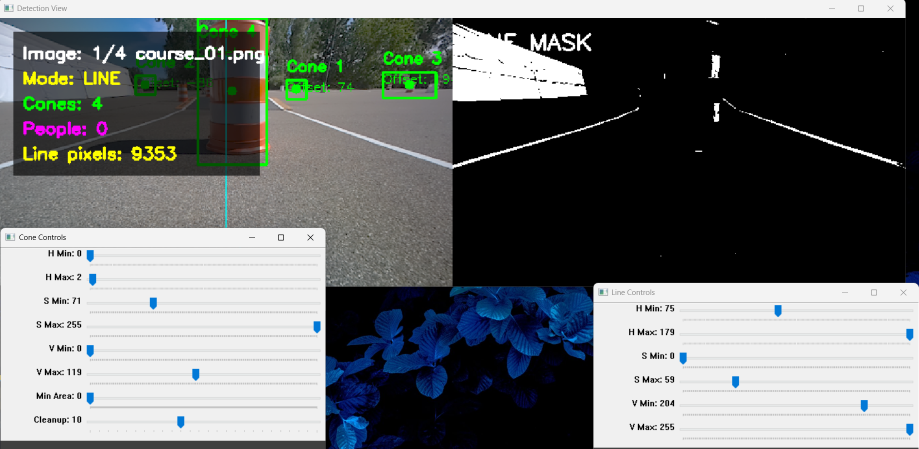
#> input picture image_thresholding/cone_detection_3.png, 1837 x 897 px, given as the content of the folder C:/Perception_Mentorship_AVL/submissions/day_3, which was not available (shown at 1/2 size)
$ python vision_tuner_person_v4.py
#> lines starting #> are read from the running program, lines starting #| are printed output that depends on the picture; after the words box and inside, x2 and y2 are one past the last pixel; in counts of white or black regions, pixels touching at a corner belong together; pictures that were not available may be replaced by others from this repository, and a replacement may not be noted
import cv2
import os
import glob
import json
import numpy as np

# ---------- SETTINGS ----------
IMAGE_FOLDER = r"C:\Perception_Mentorship_AVL\submissions\day_3"
SAVE_FILE = "saved_thresholds_v4.json"

IMAGE_EXTENSIONS = ["*.jpg", "*.jpeg", "*.png", "*.bmp"]

DEFAULT_SETTINGS = {
    "line_h_min": 0,
    "line_h_max": 179,
    "line_s_min": 0,
    "line_s_max": 80,
    "line_v_min": 170,
    "line_v_max": 255,

    "cone_h_min": 0,
    "cone_h_max": 7,
    "cone_s_min": 73,
    "cone_s_max": 255,
    "cone_v_min": 0,
    "cone_v_max": 123,

    "min_cone_area": 478,
    "cone_cleanup": 12,

    "show_labels": 1,
    "show_cones": 1,
    "show_people": 1,
    "show_center_line": 1,
}

def load_settings():
    if os.path.exists(SAVE_FILE):
        try:
            with open(SAVE_FILE, "r") as file:
                loaded = json.load(file)
                settings = DEFAULT_SETTINGS.copy()
                settings.update(loaded)
                print("Loaded previous settings from", SAVE_FILE)
                return settings
        except:
            print("Could not load settings. Using defaults.")

    return DEFAULT_SETTINGS.copy()

def save_settings(settings):
    with open(SAVE_FILE, "w") as file:
        json.dump(settings, file, indent=4)

    print("Saved settings to", SAVE_FILE)

def nothing(x):
    pass

def draw_text_box(image, lines, x=15, y=15):
    box_width = 260
    line_height = 28
    padding = 10
    box_height = padding * 2 + line_height * len(lines)

    overlay = image.copy()

    cv2.rectangle(
        overlay,
        (x, y),
        (x + box_width, y + box_height),
        (0, 0, 0),
        -1
    )

    cv2.addWeighted(overlay, 0.65, image, 0.35, 0, image)

    current_y = y + padding + 20

    for text, color in lines:
        cv2.putText(
            image,
            text,
            (x + padding, current_y),
            cv2.FONT_HERSHEY_SIMPLEX,
            0.6,
            color,
            2
        )
        current_y += line_height

def draw_clean_label(image, title, offset_text, x, y, color):
    label_y = max(y - 10, 20)

    cv2.putText(
        image,
        title,
        (x, label_y),
        cv2.FONT_HERSHEY_SIMPLEX,
        0.55,
        color,
        2
    )

    cv2.putText(
        image,
        offset_text,
        (x, label_y + 22),
        cv2.FONT_HERSHEY_SIMPLEX,
        0.45,
        color,
        1
    )

# ---------- LOAD SETTINGS ----------
settings = load_settings()

# ---------- LOAD IMAGES ----------
image_paths = []

for ext in IMAGE_EXTENSIONS:
    image_paths.extend(glob.glob(os.path.join(IMAGE_FOLDER, ext)))

image_paths.sort()

if len(image_paths) == 0:
    print("No images found.")
    print("Check IMAGE_FOLDER:", IMAGE_FOLDER)
    exit()

current_index = 0
mode = "line"

# ---------- PERSON DETECTOR ----------
hog = cv2.HOGDescriptor()
hog.setSVMDetector(cv2.HOGDescriptor_getDefaultPeopleDetector())

# ---------- WINDOWS ----------
cv2.namedWindow("Detection View", cv2.WINDOW_NORMAL)
cv2.namedWindow("Line Controls", cv2.WINDOW_NORMAL)
cv2.namedWindow("Cone Controls", cv2.WINDOW_NORMAL)

cv2.resizeWindow("Detection View", 1450, 800)
cv2.resizeWindow("Line Controls", 520, 350)
cv2.resizeWindow("Cone Controls", 520, 450)

cv2.moveWindow("Detection View", 560, 40)
cv2.moveWindow("Line Controls", 20, 40)
cv2.moveWindow("Cone Controls", 20, 430)

# ---------- LINE TRACKBARS ----------
cv2.createTrackbar("H Min", "Line Controls", settings["line_h_min"], 179, nothing)
cv2.createTrackbar("H Max", "Line Controls", settings["line_h_max"], 179, nothing)
cv2.createTrackbar("S Min", "Line Controls", settings["line_s_min"], 255, nothing)
cv2.createTrackbar("S Max", "Line Controls", settings["line_s_max"], 255, nothing)
cv2.createTrackbar("V Min", "Line Controls", settings["line_v_min"], 255, nothing)
cv2.createTrackbar("V Max", "Line Controls", settings["line_v_max"], 255, nothing)

# ---------- CONE TRACKBARS ----------
cv2.createTrackbar("H Min", "Cone Controls", settings["cone_h_min"], 179, nothing)
cv2.createTrackbar("H Max", "Cone Controls", settings["cone_h_max"], 179, nothing)
cv2.createTrackbar("S Min", "Cone Controls", settings["cone_s_min"], 255, nothing)
cv2.createTrackbar("S Max", "Cone Controls", settings["cone_s_max"], 255, nothing)
cv2.createTrackbar("V Min", "Cone Controls", settings["cone_v_min"], 255, nothing)
cv2.createTrackbar("V Max", "Cone Controls", settings["cone_v_max"], 255, nothing)
cv2.createTrackbar("Min Area", "Cone Controls", settings["min_cone_area"], 10000, nothing)
cv2.createTrackbar("Cleanup", "Cone Controls", settings["cone_cleanup"], 25, nothing)

print("Controls:")
print("A / Left Arrow  = previous image")
print("D / Right Arrow = next image")
print("M               = switch LINE/CONE mask")
print("L               = show/hide labels")
print("C               = show/hide cones")
print("P               = show/hide people")
print("X               = show/hide center line")
print("S               = save settings")
print("Q / ESC         = quit")

while True:
    image_path = image_paths[current_index]
    image = cv2.imread(image_path)
#> image is the input picture: shape (897, 1837, 3); mean B, G, R 112.1, 112, 108.6

    if image is None:
        print("Could not read:", image_path)
        current_index = (current_index + 1) % len(image_paths)
        continue

    max_width = 720
    original_h, original_w = image.shape[:2]
#> original_h = 897; original_w = 1837

    if original_w > max_width:
        scale = max_width / original_w
#> scale = 0.392
        image = cv2.resize(image, (int(original_w * scale), int(original_h * scale)))
#> image: shape (351, 720, 3)

    image_h, image_w = image.shape[:2]
#> image_h = 351; image_w = 720
    image_center_x = image_w // 2
#> image_center_x = 360

    hsv = cv2.cvtColor(image, cv2.COLOR_BGR2HSV)
#> hsv: shape (351, 720, 3); mean H, S, V 23, 30.9, 116.5

    # ---------- READ SLIDERS ----------
    settings["line_h_min"] = cv2.getTrackbarPos("H Min", "Line Controls")
    settings["line_h_max"] = cv2.getTrackbarPos("H Max", "Line Controls")
    settings["line_s_min"] = cv2.getTrackbarPos("S Min", "Line Controls")
    settings["line_s_max"] = cv2.getTrackbarPos("S Max", "Line Controls")
    settings["line_v_min"] = cv2.getTrackbarPos("V Min", "Line Controls")
    settings["line_v_max"] = cv2.getTrackbarPos("V Max", "Line Controls")

    settings["cone_h_min"] = cv2.getTrackbarPos("H Min", "Cone Controls")
    settings["cone_h_max"] = cv2.getTrackbarPos("H Max", "Cone Controls")
    settings["cone_s_min"] = cv2.getTrackbarPos("S Min", "Cone Controls")
    settings["cone_s_max"] = cv2.getTrackbarPos("S Max", "Cone Controls")
    settings["cone_v_min"] = cv2.getTrackbarPos("V Min", "Cone Controls")
    settings["cone_v_max"] = cv2.getTrackbarPos("V Max", "Cone Controls")
    settings["min_cone_area"] = cv2.getTrackbarPos("Min Area", "Cone Controls")
    settings["cone_cleanup"] = cv2.getTrackbarPos("Cleanup", "Cone Controls")

    cleanup_size = settings["cone_cleanup"]

    if cleanup_size < 1:
        cleanup_size = 1

    if cleanup_size % 2 == 0:
        cleanup_size += 1

    # ---------- LINE MASK ----------
    line_lower = np.array([
        settings["line_h_min"],
        settings["line_s_min"],
        settings["line_v_min"]
    ])

    line_upper = np.array([
        settings["line_h_max"],
        settings["line_s_max"],
        settings["line_v_max"]
    ])

    line_mask = cv2.inRange(hsv, line_lower, line_upper)
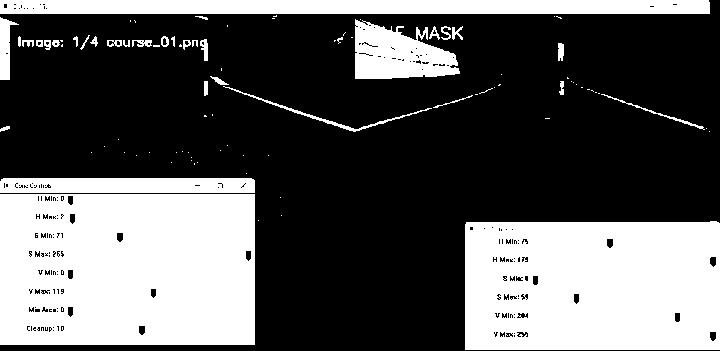
#> line_mask: shape (351, 720); 35.7% white; 94 white regions (60 under 20 px), largest, box (x1, y1, x2, y2) and area: (0, 194, 255, 345) 37617, (465, 221, 720, 350) 31901, (0, 0, 710, 14) 9900
    line_pixels = cv2.countNonZero(line_mask)
#> line_pixels = 90233

    # ---------- CONE MASK ----------
    cone_lower = np.array([
        settings["cone_h_min"],
        settings["cone_s_min"],
        settings["cone_v_min"]
    ])

    cone_upper = np.array([
        settings["cone_h_max"],
        settings["cone_s_max"],
        settings["cone_v_max"]
    ])

    cone_mask = cv2.inRange(hsv, cone_lower, cone_upper)
#> cone_mask: shape (351, 720); 0.61% white; 165 white regions (156 under 20 px), largest, box (x1, y1, x2, y2) and area: (178, 96, 204, 122) 513, (162, 96, 177, 121) 261, (178, 16, 197, 41) 253

    kernel = np.ones((cleanup_size, cleanup_size), np.uint8)

    cone_mask = cv2.morphologyEx(cone_mask, cv2.MORPH_CLOSE, kernel, iterations=3)
#> cone_mask: shape (351, 720); 6.6% white; 7 white regions (5 under 20 px), largest, box (x1, y1, x2, y2) and area: (256, 225, 464, 351) 11785, (140, 0, 212, 122) 4789
    cone_mask = cv2.dilate(cone_mask, kernel, iterations=2)
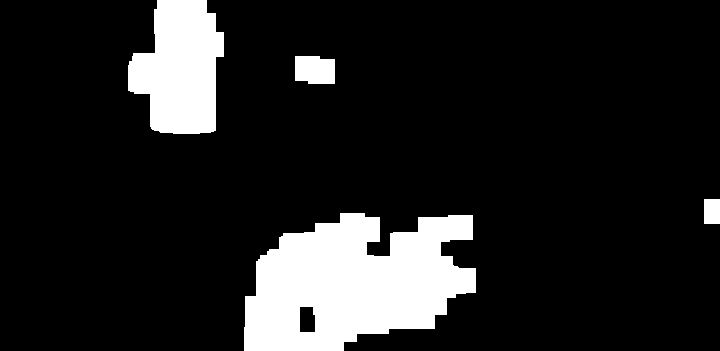
#> cone_mask: shape (351, 720); 13.3% white; 4 white regions

    output = image.copy()

    # ---------- CENTER LINE ----------
    if settings["show_center_line"] == 1:
        cv2.line(
            output,
            (image_center_x, 0),
            (image_center_x, image_h),
            (255, 255, 0),
            1
        )
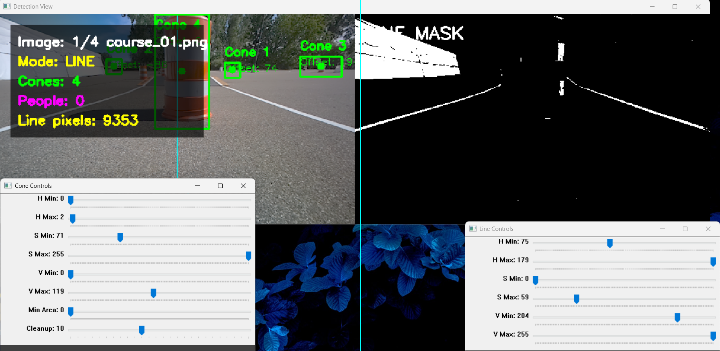
#> output: shape (351, 720, 3); mean B, G, R 112.2, 112.2, 108.4

    # ---------- CONE DETECTION ----------
    contours, _ = cv2.findContours(
        cone_mask,
        cv2.RETR_EXTERNAL,
        cv2.CHAIN_APPROX_SIMPLE
    )
#> contours = 4 contours; box (x1, y1, x2, y2) and area: (244, 213, 476, 351) 22671, (128, 0, 224, 134) 9226, (295, 56, 335, 84) 970, (704, 199, 720, 224) 360

    cone_count = 0

    if settings["show_cones"] == 1:
        for contour in contours:
            area = cv2.contourArea(contour)

            if area >= settings["min_cone_area"]:
                x, y, box_w, box_h = cv2.boundingRect(contour)

                cone_count += 1

                center_x = x + box_w // 2
                center_y = y + box_h // 2
                offset_x = center_x - image_center_x

                cv2.rectangle(
                    output,
                    (x, y),
                    (x + box_w, y + box_h),
                    (0, 255, 0),
                    2
                )

                cv2.circle(output, (center_x, center_y), 5, (0, 255, 0), -1)

                if settings["show_labels"] == 1:
                    draw_clean_label(
                        output,
                        f"Cone {cone_count}",
                        f"Offset: {offset_x}",
                        x,
                        y,
                        (0, 255, 0)
                    )
#> this loop made 4 passes
#> (area, x, y, box_w, box_h, center_x, center_y, offset_x) on passes 1, 3, 4: (22671, 244, 213, 232, 138, 360, 282, 0), (970, 295, 56, 40, 28, 315, 70, -45), (9225.5, 128, 0, 96, 134, 176, 67, -184)
#> (contour, area) on pass 2: ([[704, 199], [704, 223], [719, 223], [719, 199]], 360)
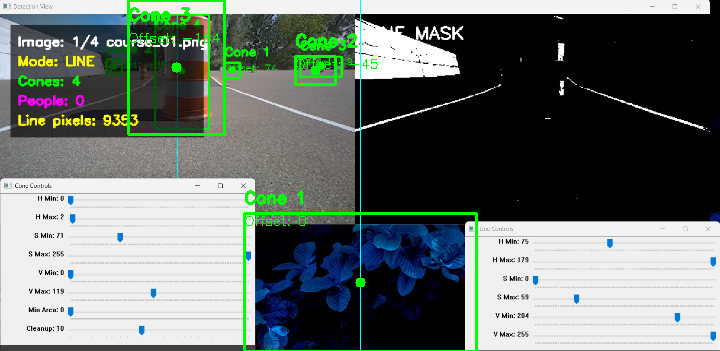
#> output: shape (351, 720, 3); 2.04% of pixels changed, all inside (x1, y1, x2, y2) = (127, 0, 478, 351)
#> after the loop, cone_count = 3

    # ---------- IMPROVED PERSON DETECTION ----------
    person_count = 0

    if settings["show_people"] == 1:
        # Enlarge image so small/far people are easier to detect
        person_scale = 1.5
        person_image = cv2.resize(image, None, fx=person_scale, fy=person_scale)

        people, weights = hog.detectMultiScale(
            person_image,
            winStride=(4, 4),
            padding=(8, 8),
            scale=1.03
        )
#> people = [[26, 219, 67, 134], [724, 333, 70, 139], [572, 331, 89, 178], [46, 274, 68, 135], [15, 357, 67, 135], [750, 366, 67, 133], [34, 301, 68, 136], [87, 24, 100, 199]]; weights = [0.504, 0.652, 1.38, 0.308, 0.471, 0.429, 0.245, 0.534]

        for (x, y, box_w, box_h) in people:
            # Convert coordinates back to original image size
            x = int(x / person_scale)
            y = int(y / person_scale)
            box_w = int(box_w / person_scale)
            box_h = int(box_h / person_scale)

            person_count += 1

            center_x = x + box_w // 2
            offset_x = center_x - image_center_x

            cv2.rectangle(
                output,
                (x, y),
                (x + box_w, y + box_h),
                (255, 0, 255),
                2
            )

            if settings["show_labels"] == 1:
                draw_clean_label(
                    output,
                    f"Person {person_count}",
                    f"Offset: {offset_x}",
                    x,
                    y,
                    (255, 0, 255)
                )
#> this loop made 8 passes
#> (x, y, box_w, box_h, center_x, offset_x, label_y in draw_clean_label) on passes 1 to 8: (17, 146, 44, 89, 39, -321, 136), (482, 222, 46, 92, 505, 145, 212), (381, 220, 59, 118, 410, 50, 210), (30, 182, 45, 90, 52, -308, 172), (10, 238, 44, 90, 32, -328, 228), (500, 244, 44, 88, 522, 162, 234), (22, 200, 45, 90, 44, -316, 190), (58, 16, 66, 132, 91, -269, 20)
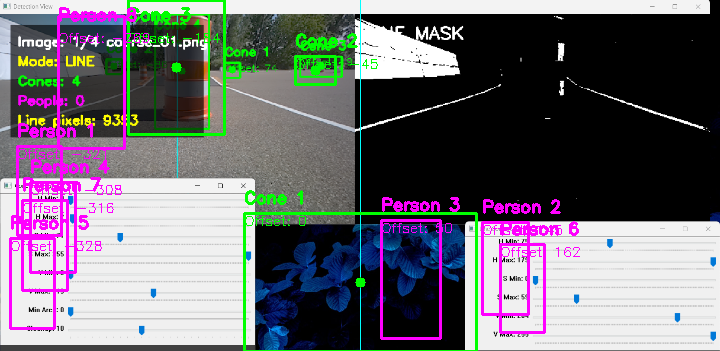
#> output: shape (351, 720, 3); 4.68% of pixels changed, all inside (x1, y1, x2, y2) = (9, 7, 580, 340)
#> after the loop, person_count = 8

    # ---------- INFO BOX ----------
    if settings["show_labels"] == 1:
        filename = os.path.basename(image_path)

        info_lines = [
            (f"Image: {current_index + 1}/{len(image_paths)} {filename}", (255, 255, 255)),
            (f"Mode: {mode.upper()}", (0, 255, 255)),
            (f"Cones: {cone_count}", (0, 255, 0)),
            (f"People: {person_count}", (255, 0, 255)),
            (f"Line pixels: {line_pixels}", (0, 255, 255)),
        ]
#> info_lines = [('Image: 1/1 cone_detection_3.png', (255, 255, 255)), ('Mode: LINE', (0, 255, 255)), ('Cones: 3', (0, 255, 0)), ('People: 8', (255, 0, 255)), ('Line pixels: 90233', (0, 255, 255))]

        draw_text_box(output, info_lines)
#> in draw_text_box, `box_height = padding * 2 + line_height * len(lines)`: box_height = 160
#> in draw_text_box, `cv2.rectangle( overlay, (x, y), (x + box_width, y + box_height), (0, 0..`: overlay: shape (351, 720, 3); 16.63% of pixels changed, all inside (x1, y1, x2, y2) = (15, 15, 276, 176)
#> the loop in draw_text_box, `for text, color in lines:` made 5 passes
#> (text, color, current_y) on passes 1 to 5: ('Image: 1/1 cone_detection_3.png', (255, 255, 255), 73), ('Mode: LINE', (0, 255, 255), 101), ('Cones: 3', (0, 255, 0), 129), ('People: 8', (255, 0, 255), 157), ('Line pixels: 90233', (0, 255, 255), 185)
#> after the loop in draw_text_box, `for text, color in lines:`:
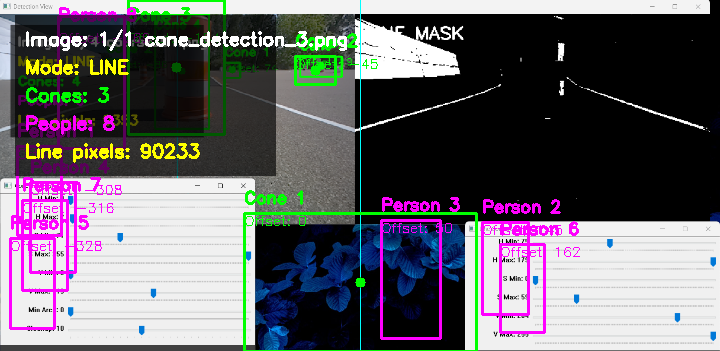
#> image: shape (351, 720, 3); mean B, G, R 106.5, 100.9, 104.1
#> after the loop in draw_text_box, `for text, color in lines:`: current_y = 185

    # ---------- MASK VIEW ----------
    if mode == "line":
        mask_to_show = line_mask
        mask_label = "LINE MASK"
    else:
        mask_to_show = cone_mask
        mask_label = "CONE MASK"

    mask_bgr = cv2.cvtColor(mask_to_show, cv2.COLOR_GRAY2BGR)

    cv2.putText(
        mask_bgr,
        mask_label,
        (15, 35),
        cv2.FONT_HERSHEY_SIMPLEX,
        0.8,
        (255, 255, 255),
        2
    )

    side_by_side = np.hstack((output, mask_bgr))
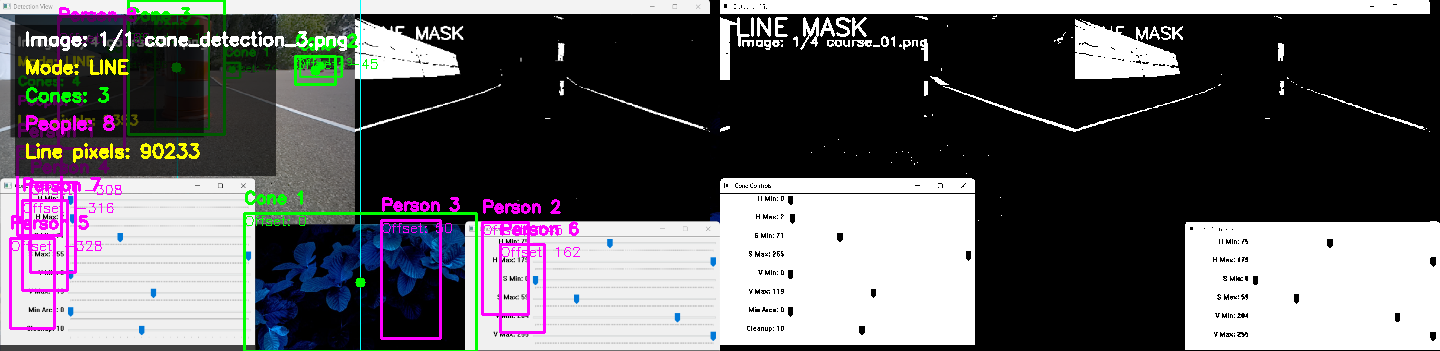
#> side_by_side: shape (351, 1440, 3); mean B, G, R 99.3, 96.5, 98.1

    cv2.imshow("Detection View", side_by_side)

    # ---------- KEYS ----------
    key = cv2.waitKey(30) & 0xFF
#> (key q is pressed here)

    if key == ord("q") or key == 27:
        break

    elif key == ord("d") or key == 83:
        current_index = (current_index + 1) % len(image_paths)

    elif key == ord("a") or key == 81:
        current_index = (current_index - 1) % len(image_paths)

    elif key == ord("m"):
        if mode == "line":
            mode = "cone"
        else:
            mode = "line"

    elif key == ord("l"):
        settings["show_labels"] = 1 - settings["show_labels"]
        print("Show labels:", settings["show_labels"])

    elif key == ord("c"):
        settings["show_cones"] = 1 - settings["show_cones"]
        print("Show cones:", settings["show_cones"])

    elif key == ord("p"):
        settings["show_people"] = 1 - settings["show_people"]
        print("Show people:", settings["show_people"])

    elif key == ord("x"):
        settings["show_center_line"] = 1 - settings["show_center_line"]
        print("Show center line:", settings["show_center_line"])

    elif key == ord("s"):
        save_settings(settings)

cv2.destroyAllWindows()
